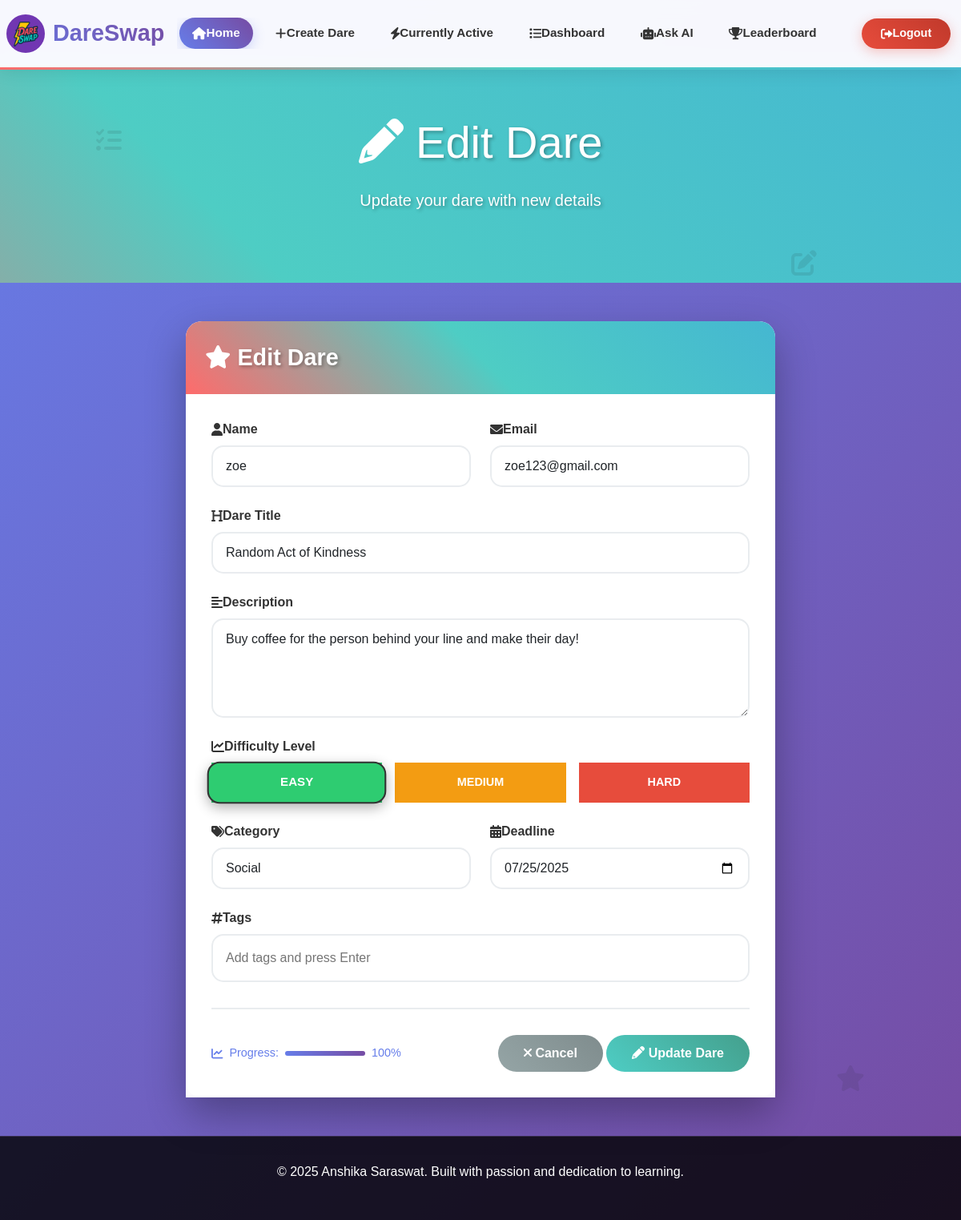
Page /dashboard/edit_dare/4/ (signed in) on the committed database.
### home/models.py (models this page shows, shortened)
class DareExchange(models.Model):
    user = models.ForeignKey(User, on_delete=models.CASCADE)
    accepted_by = models.ForeignKey(
        User,
        on_delete=models.SET_NULL,
        null=True,
        blank=True,
        related_name="accepted_dares"
    )
    is_accepted = models.BooleanField(default=False)
    is_completed = models.BooleanField(default=False)
    Name = models.CharField(max_length=100)
    Email = models.EmailField(max_length=254, null=True, blank=True)
    DareTitle = models.CharField(max_length=100)
    Description = models.CharField(max_length=100, null=True, blank=True)
    Difficulty = models.CharField(max_length=10, null=True, blank=True)
    Category = models.CharField(max_length=100, null=True, blank=True)
    Deadline = models.DateField(blank=True, null=True)
    Tags = models.CharField(max_length=100, null=True, blank=True)
    dare_image = models.ImageField(upload_to="dare_images/", blank=True, null=True)
    is_edited = models.BooleanField(default=False)

### dashboard/views.py (the view, shortened to what this page needs)
# urls.py: path('edit_dare/<int:id>/',views.edit_dare,name="edit_dare"),
@login_required
def edit_dare(request, id):
    dare = get_object_or_404(DareExchange, id=id, user=request.user)
    return render(request, "home/edit_dare.html", {"dare": dare})

### templates/home/edit_dare.html (shortened to what this page needs)
{% extends 'base.html' %}
{% block body %}
    <div class="hero-section">
        <div class="container text-center">
            <h1 class="display-4 mb-4"><i class="fas fa-pencil"></i> Edit Dare</h1>
            <p class="lead mb-4">Update your dare with new details</p>
        </div>
    </div>
    <form method="POST">
        <div class="container my-5">
            <div class="row justify-content-center">
                <div class="col-lg-8">
                    <div class="modal-content-custom">
                        <div class="modal-header modal-header-custom">
                            <h5 class="modal-title modal-title-custom">
                                <i class="fas fa-star"></i> Edit Dare
                            </h5>
                        </div>
                        <div class="modal-body modal-body-custom">
                            <div class="row">
                                <div class="col-md-6">
                                    <div class="form-group-custom">
                                        <label class="form-label-custom">
                                            <i class="fas fa-user"></i> Name
                                        </label>
                                        <input type="text" class="form-control form-control-custom" id="name" name="Name" required value="{{ dare.Name|default:'' }}">
                                    </div>
                                </div>
                                <div class="col-md-6">
                                    <div class="form-group-custom">
                                        <label class="form-label-custom">
                                            <i class="fas fa-envelope"></i> Email
                                        </label>
                                        <input type="email" class="form-control form-control-custom" id="email" name="Email" required value="{{ dare.Email|default:'' }}">
                                    </div>
                                </div>
                            </div>
                            <div class="form-group-custom">
                                <label class="form-label-custom">
                                    <i class="fas fa-heading"></i> Dare Title
                                </label>
                                <input type="text" class="form-control form-control-custom" id="dareTitle" name="DareTitle" required value="{{ dare.DareTitle|default:'' }}">
                            </div>
                            <div class="form-group-custom">
                                <label class="form-label-custom">
                                    <i class="fas fa-align-left"></i> Description
                                </label>
                                <textarea class="form-control form-control-custom" id="description" name="Description" rows="4" required>{{ dare.Description|default:'' }}</textarea>
                            </div>
                            <div class="form-group-custom">
                                <label class="form-label-custom">
                                    <i class="fas fa-chart-line"></i> Difficulty Level
                                </label>
                                <div class="difficulty-options">
                                    <div class="difficulty-option difficulty-easy">
                                        <label for="difficulty-easy" class="difficulty-label">Easy</label>
                                    </div>
                                    <div class="difficulty-option difficulty-medium">
                                        <label for="difficulty-medium" class="difficulty-label">Medium</label>
                                    </div>
                                    <div class="difficulty-option difficulty-hard">
                                        <label for="difficulty-hard" class="difficulty-label">Hard</label>
                                    </div>
                                </div>
                            </div>
                            <div class="row">
                                <div class="col-md-6">
                                    <div class="form-group-custom">
                                        <label class="form-label-custom">
                                            <i class="fas fa-tags"></i> Category
                                        </label>
                                        <select class="form-select form-select-custom" id="category" name="Category" required>
                                            <option value="social" {% if dare.Category == 'social' %}selected{% endif %}>Social</option>
                                        </select>
                                    </div>
                                </div>
                                <div class="col-md-6">
                                    <div class="form-group-custom">
                                        <label class="form-label-custom">
                                            <i class="fas fa-calendar-alt"></i> Deadline
                                        </label>
                                        <input type="date" class="form-control form-control-custom" id="deadline" name="Deadline" required value="{{ dare.Deadline|date:'Y-m-d'|default:'' }}">
                                    </div>
                                </div>
                            </div>
                            <div class="form-group-custom">
                                <label class="form-label-custom">
                                    <i class="fas fa-hashtag"></i> Tags
                                </label>
                                <div class="tag-input-container" id="tagContainer">
                                    <input type="text" class="tag-input" id="tagInput" placeholder="Add tags and press Enter">
                                </div>
                            </div>
                            <div class="form-footer">
                                <div class="progress-indicator">
                                    <i class="fas fa-chart-line"></i>
                                    <span>Progress:</span>
                                    <div class="progress-bar-custom">
                                        <div class="progress-fill" id="progressFill"></div>
                                    </div>
                                    <span id="progressText">0%</span>
                                </div>
                                <div>
                                    <button type="button" class="btn btn-secondary-custom" onclick="window.history.back()">
                                        <i class="fas fa-times"></i> Cancel
                                    </button>
                                    <button type="submit" class="btn btn-success-custom">
                                        <i class="fas fa-pencil"></i> Update Dare
                                    </button>
                                </div>
                            </div>
                        </div>
                    </div>
                </div>
            </div>
        </div>
    </form>
</body>
</html>
{% endblock %}

### templates/base.html (style rules this page uses)
body { background: linear-gradient(135deg, #667eea 0%, #764ba2 100%); min-height: 100vh; font-family: 'Arial', sans-serif; padding-top: 80px; }
.hero-section { background: linear-gradient(45deg, #ff6b6b, #4ecdc4, #45b7d1, #96ceb4, #ffeaa7, #fd79a8); background-size: 400% 400%; animation: gradientShift 8s ease infinite; color: white; padding: 4rem 0; text-shadow: 2px 2px 4px rgba(0,0,0,0.3); }
.difficulty-easy { background: #2ecc71; color: white; }
.difficulty-medium { background: #f39c12; color: white; }
.difficulty-hard { background: #e74c3c; color: white; }
.btn-success-custom { background: linear-gradient(45deg, #4ecdc4, #44a08d); border: none; border-radius: 25px; padding: 0.5rem 1.5rem; font-weight: bold; transition: all 0.3s ease; }

### templates/home/edit_dare.html (style rules this page uses)
body { background: linear-gradient(135deg, #667eea 0%, #764ba2 100%); min-height: 100vh; font-family: 'Arial', sans-serif; padding-top: 80px; }
.hero-section { background: linear-gradient(45deg, #ff6b6b, #4ecdc4, #45b7d1, #96ceb4, #ffeaa7, #fd79a8); background-size: 400% 400%; animation: gradientShift 8s ease infinite; color: white; padding: 4rem 0; text-shadow: 2px 2px 4px rgba(0,0,0,0.3); }
.modal-content-custom { border-radius: 20px; border: none; box-shadow: 0 20px 50px rgba(0,0,0,0.3); backdrop-filter: blur(10px); background: rgba(255, 255, 255, 0.95); }
.modal-header-custom { background: linear-gradient(45deg, #ff6b6b, #4ecdc4, #45b7d1); color: white; border-radius: 20px 20px 0 0; padding: 1.5rem; text-align: center; border-bottom: none; }
.modal-title-custom { font-size: 1.8rem; font-weight: bold; text-shadow: 2px 2px 4px rgba(0,0,0,0.3); }
.modal-body-custom { padding: 2rem; background: rgba(255, 255, 255, 0.98); }
.form-group-custom { margin-bottom: 1.5rem; }
.form-label-custom { font-weight: bold; color: #333; margin-bottom: 0.5rem; display: flex; align-items: center; }
.form-control-custom { border: 2px solid #e9ecef; border-radius: 15px; padding: 0.75rem 1rem; font-size: 1rem; transition: all 0.3s ease; background: rgba(255, 255, 255, 0.9); }
.form-select-custom { border: 2px solid #e9ecef; border-radius: 15px; padding: 0.75rem 1rem; font-size: 1rem; transition: all 0.3s ease; background: rgba(255, 255, 255, 0.9); }
.difficulty-options { display: flex; gap: 1rem; justify-content: center; margin-top: 0.5rem; }
.difficulty-option { flex: 1; text-align: center; }
.difficulty-label { display: block; padding: 0.75rem; border-radius: 15px; cursor: pointer; transition: all 0.3s ease; font-weight: bold; text-transform: uppercase; font-size: 0.9rem; border: 2px solid transparent; }
.difficulty-easy .difficulty-label { background: #2ecc71; color: white; }
.difficulty-medium .difficulty-label { background: #f39c12; color: white; }
.difficulty-hard .difficulty-label { background: #e74c3c; color: white; }
.difficulty-radio:checked + .difficulty-label { transform: scale(1.05); box-shadow: 0 5px 15px rgba(0,0,0,0.3); border-color: #333; }
.tag-input-container { display: flex; flex-wrap: wrap; align-items: center; border: 2px solid #e9ecef; border-radius: 15px; padding: 0.5rem; background: rgba(255, 255, 255, 0.9); transition: all 0.3s ease; }
.tag-input { border: none; outline: none; background: transparent; flex: 1; min-width: 100px; padding: 0.5rem; font-size: 1rem; }
.btn-success-custom { background: linear-gradient(45deg, #4ecdc4, #44a08d); border: none; border-radius: 25px; padding: 0.7rem 2rem; font-weight: bold; transition: all 0.3s ease; color: white; }
.btn-secondary-custom { background: linear-gradient(45deg, #95a5a6, #7f8c8d); border: none; border-radius: 25px; padding: 0.7rem 2rem; font-weight: bold; transition: all 0.3s ease; color: white; }
.form-footer { display: flex; justify-content: space-between; align-items: center; margin-top: 2rem; padding-top: 2rem; border-top: 2px solid #e9ecef; }
.progress-indicator { display: flex; align-items: center; gap: 0.5rem; color: #667eea; font-size: 0.9rem; }
.progress-bar-custom { width: 100px; height: 6px; background: #e9ecef; border-radius: 3px; overflow: hidden; }
.progress-fill { height: 100%; background: linear-gradient(45deg, #667eea, #764ba2); width: 0%; transition: width 0.3s ease; }

### rows in the picture
DareExchange: Name "zoe", Email "zoe123@gmail.com", DareTitle "Random Act of Kindness", Description "Buy coffee for the person behind your line and make their day!", Category "Social", Deadline "07/25/2025"
